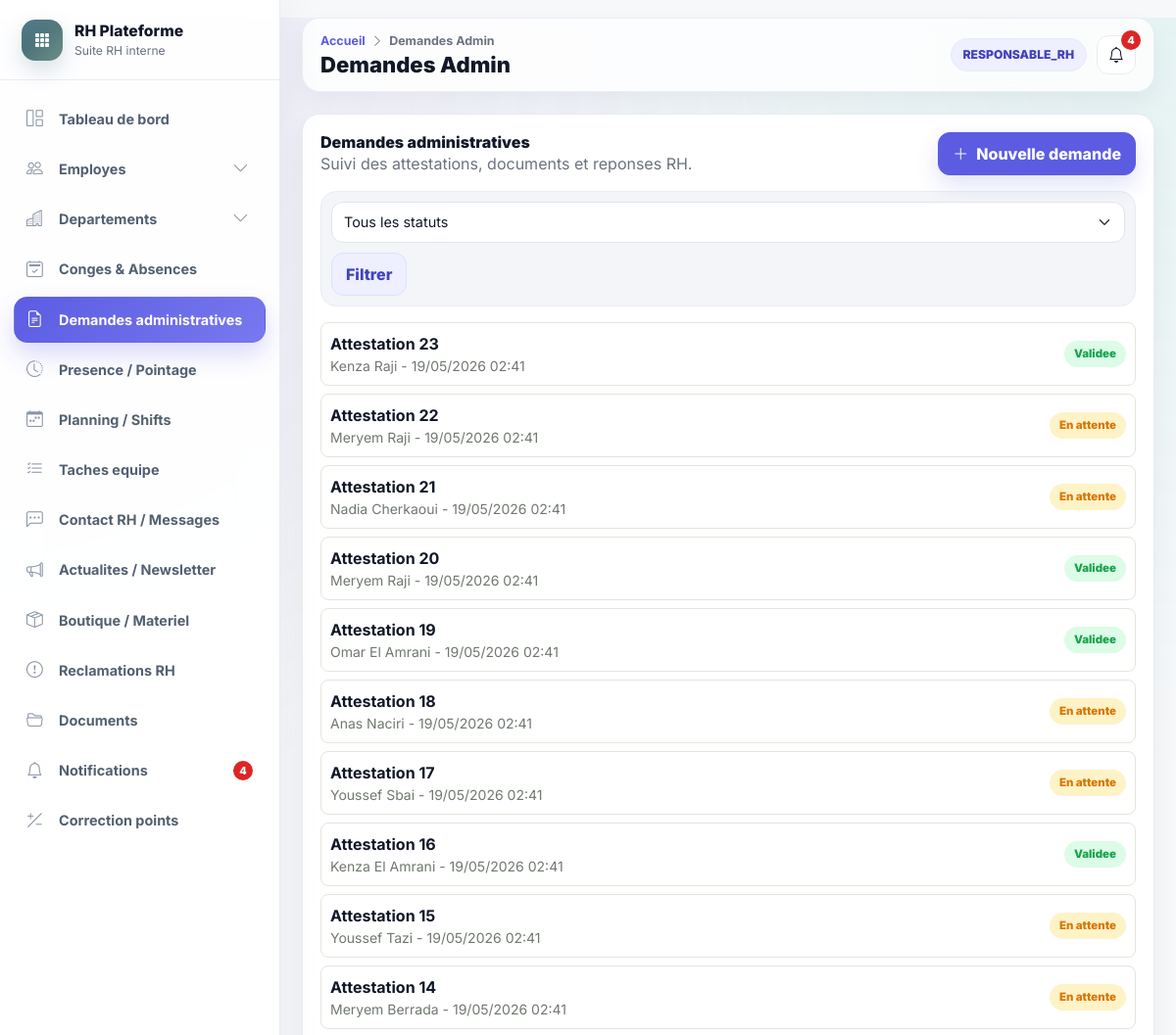
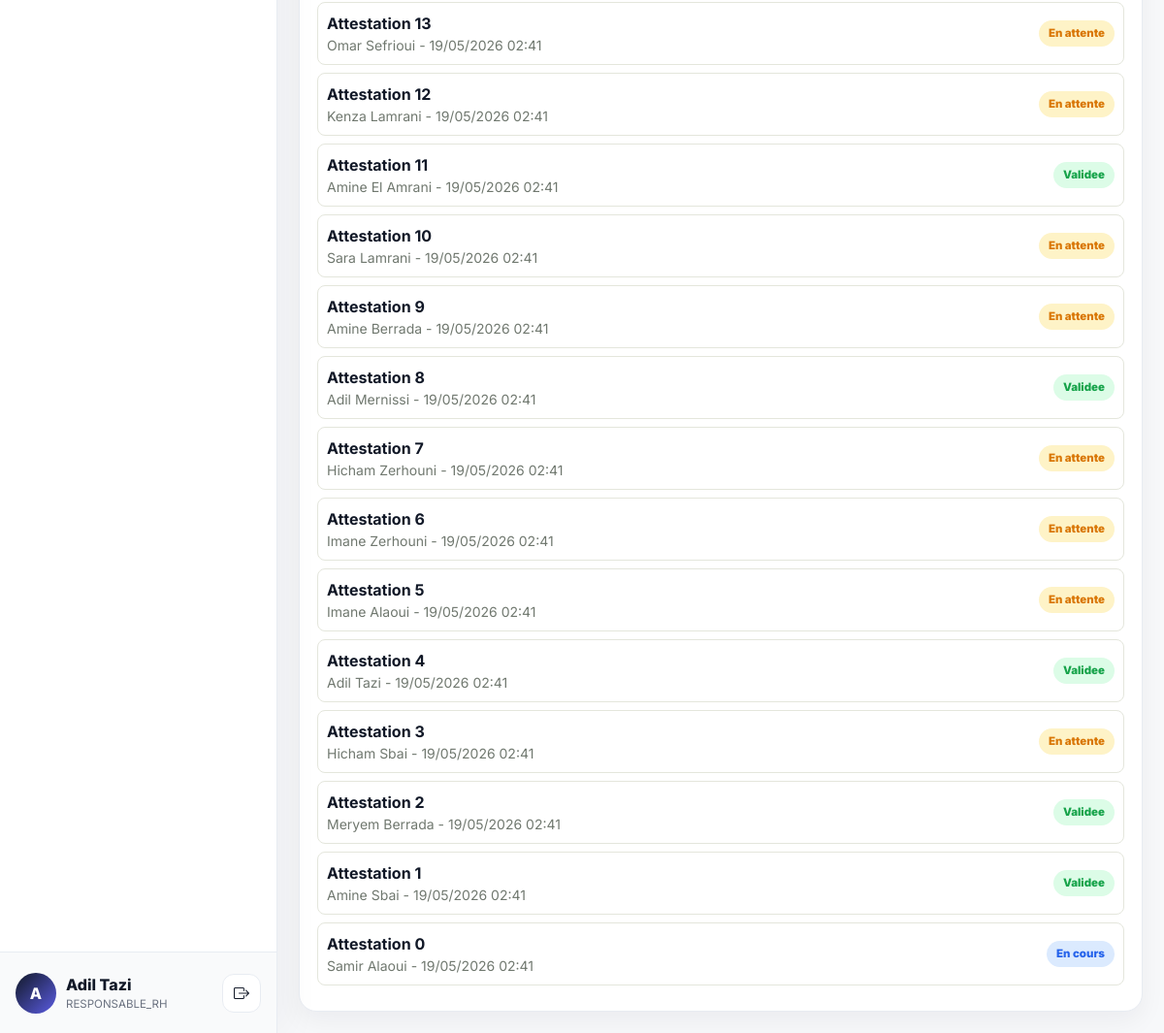
The app's page /demandes (signed in) with its own data (2 pictures, top to bottom).
### accounts/models.py (models this page shows, shortened)
class UtilisateurProfile(models.Model):
    user = models.OneToOneField(settings.AUTH_USER_MODEL, on_delete=models.CASCADE, related_name="profile")
    role = models.CharField(max_length=40, choices=Role.choices)
    actif = models.BooleanField(default=True)
    employe = models.OneToOneField(
        "hr.Employe",
        on_delete=models.SET_NULL,
        null=True,
        blank=True,
        related_name="utilisateur_profile",
    )
    class Meta:
        verbose_name = "Utilisateur"
        verbose_name_plural = "Utilisateurs"

### hr/models.py (models this page shows, shortened)
class Employe(models.Model):
    matricule = models.CharField(max_length=100, unique=True)
    nom = models.CharField(max_length=255)
    prenom = models.CharField(max_length=255)
    email = models.EmailField()
    telephone = models.CharField(max_length=80, blank=True)
    date_naissance = models.DateField(null=True, blank=True)
    date_embauche = models.DateField()
    adresse = models.TextField(blank=True)
    photo = models.ImageField(upload_to="uploads/photos/", null=True, blank=True)
    departement = models.ForeignKey(Departement, on_delete=models.SET_NULL, null=True, blank=True, related_name="employes")
    service = models.ForeignKey(Service, on_delete=models.SET_NULL, null=True, blank=True, related_name="employes")
    poste = models.ForeignKey(Poste, on_delete=models.SET_NULL, null=True, blank=True, related_name="employes")
    responsable = models.ForeignKey("self", on_delete=models.SET_NULL, null=True, blank=True, related_name="collaborateurs")
    localisation = models.CharField(max_length=255, blank=True, default="Casablanca")
    actif = models.BooleanField(default=True)
    created_at = models.DateTimeField(auto_now_add=True)
    updated_at = models.DateTimeField(auto_now=True)
    class Meta:
        ordering = ["nom", "prenom"]
    @property
    def nom_complet(self):
        return f"{self.prenom or ''} {self.nom or ''}".strip()

class DemandeAdministrative(models.Model):
    type_demande = models.CharField(max_length=255)
    description = models.TextField()
    statut = models.CharField(max_length=30, choices=StatutDemande.choices, default=StatutDemande.EN_ATTENTE)
    date_creation = models.DateTimeField(default=timezone.now)
    employe = models.ForeignKey(Employe, on_delete=models.CASCADE, related_name="demandes_administratives")
    traitee_par = models.ForeignKey(
        Employe,
        on_delete=models.SET_NULL,
        null=True,
        blank=True,
        related_name="demandes_admin_traitees",
    )
    date_traitement = models.DateTimeField(null=True, blank=True)
    reponse = models.TextField(blank=True)
    created_at = models.DateTimeField(auto_now_add=True)
    updated_at = models.DateTimeField(auto_now=True)
    class Meta:
        ordering = ["-date_creation"]

### hr/views.py (the view)
# urls.py: path("demandes", views.demandes_list, name="demandes_list"),
@login_required
def demandes_list(request):
    demandes = demandes_for_profile(profile(request))
    statut = request.GET.get("statut")
    if statut:
        demandes = demandes.filter(statut=statut)
    return render(request, "demandes/list.html", {"page_title": "Demandes Admin", "demandes": demandes, "statuts": StatutDemande.choices, "statut_filtre": statut})

### hr/views.py (called while the page is built)
def profile(request):
    return getattr(request.user, "profile", None)

def demandes_for_profile(user_profile):
    if not user_profile or not user_profile.employe:
        return DemandeAdministrative.objects.none()
    if user_profile.role in {Role.ADMIN, Role.RESPONSABLE_RH}:
        return DemandeAdministrative.objects.select_related("employe", "traitee_par").prefetch_related("documents")
    return DemandeAdministrative.objects.filter(employe=user_profile.employe).select_related("employe", "traitee_par").prefetch_related("documents")

### templates/demandes/list.html (shortened to what this page needs)
{% extends "base.html" %}
{% block content %}
<div class="panel">
    <div class="panel-header">
        <div><h3>Demandes administratives</h3><p class="mb-0">Suivi des attestations, documents et reponses RH.</p></div>
        <a href="{% url 'demande_create' %}" class="btn btn-accent"><i class="bi bi-plus-lg"></i> Nouvelle demande</a>
    </div>
    <form class="filter-row" method="get">
        <select class="form-select" name="statut">
            <option value="">Tous les statuts</option>
        </select>
        <button class="btn btn-outline-secondary">Filtrer</button>
    </form>
    {% for demande in demandes %}
        <details class="demande-detail mb-2">
            <summary>
                <div>
                    <strong>{{ demande.type_demande }}</strong>
                    <small>{{ demande.employe.nom_complet }} - {{ demande.date_creation|date:"d/m/Y H:i" }}</small>
                </div>
                <span class="status-badge status-{{ demande.statut }}">{{ demande.get_statut_display }}</span>
            </summary>
        </details>
    {% empty %}<div class="empty-state">Aucune demande administrative.</div>{% endfor %}
</div>
{% endblock %}

### templates/base.html (shortened to what this page needs)
{% load static message_tags %}
<!DOCTYPE html>
<html lang="fr">
<head>
    <link href="https://cdn.jsdelivr.net/npm/bootstrap@5.3.3/dist/css/bootstrap.min.css" rel="stylesheet">
    <link href="https://cdn.jsdelivr.net/npm/bootstrap-icons@1.11.3/font/bootstrap-icons.css" rel="stylesheet">
    <link rel="stylesheet" href="{% static 'css/main.css' %}?v=premium-rh-saas-1">
</head>
<body class="app-body">
<div class="app-shell">
    <aside id="sidebar" class="app-sidebar">
        <div class="sidebar-brand">
            <div class="brand-mark"><i class="bi bi-grid-3x3-gap-fill"></i></div>
            <div class="brand-copy">
                <div class="brand-title">RH Plateforme</div>
                <div class="brand-subtitle">Suite RH interne</div>
            </div>
        </div>
        <nav class="sidebar-nav" aria-label="Navigation principale">
            <a href="{% url 'dashboard' %}" class="sidebar-item nav-link" data-route="/dashboard"><i class="bi bi-grid-1x2"></i><span>Tableau de bord</span></a>
            <div class="sidebar-group" data-group-route="/employes">
                <button class="sidebar-item sidebar-parent nav-link {% if nav_module == 'employes' %}active{% endif %}" type="button" data-bs-toggle="collapse" data-bs-target="#menuEmployes" aria-expanded="{% if nav_module == 'employes' %}true{% else %}false{% endif %}">
                    <i class="bi bi-people"></i><span>Employes</span><i class="bi bi-chevron-down ms-auto"></i>
                </button>
            </div>
            {% if utilisateur_connecte.role == "ADMIN" or utilisateur_connecte.role == "RESPONSABLE_RH" %}
                <div class="sidebar-group" data-group-route="/departements">
                    <button class="sidebar-item sidebar-parent nav-link {% if nav_module == 'departements' %}active{% endif %}" type="button" data-bs-toggle="collapse" data-bs-target="#menuDepartements" aria-expanded="{% if nav_module == 'departements' %}true{% else %}false{% endif %}">
                        <i class="bi bi-buildings"></i><span>Departements</span><i class="bi bi-chevron-down ms-auto"></i>
                    </button>
                </div>
            {% endif %}
            <a href="{% url 'conges_list' %}" class="sidebar-item nav-link" data-route="/conges"><i class="bi bi-calendar2-check"></i><span>Conges & Absences</span></a>
            <a href="{% url 'demandes_list' %}" class="sidebar-item nav-link" data-route="/demandes"><i class="bi bi-file-earmark-text"></i><span>Demandes administratives</span></a>
            <a href="{% url 'attendance' %}" class="sidebar-item nav-link" data-route="/pointage"><i class="bi bi-clock-history"></i><span>Presence / Pointage</span></a>
            <a href="{% url 'planning' %}" class="sidebar-item nav-link" data-route="/planning"><i class="bi bi-calendar-week"></i><span>Planning / Shifts</span></a>
            <a href="{% url 'team_tasks' %}" class="sidebar-item nav-link" data-route="/taches"><i class="bi bi-list-check"></i><span>Taches equipe</span></a>
            <a href="{% url 'rh_messages' %}" class="sidebar-item nav-link" data-route="/messages-rh"><i class="bi bi-chat-left-dots"></i><span>Contact RH / Messages</span></a>
            <a href="{% url 'news_list' %}" class="sidebar-item nav-link" data-route="/actualites"><i class="bi bi-megaphone"></i><span>Actualites / Newsletter</span></a>
            <a href="{% url 'shop' %}" class="sidebar-item nav-link" data-route="/boutique"><i class="bi bi-box-seam"></i><span>Boutique / Materiel</span></a>
            <a href="{% url 'reclamations' %}" class="sidebar-item nav-link" data-route="/reclamations"><i class="bi bi-exclamation-circle"></i><span>Reclamations RH</span></a>
            <a href="{% url 'documents_list' %}" class="sidebar-item nav-link" data-route="/documents"><i class="bi bi-folder2-open"></i><span>Documents</span></a>
            <a href="{% url 'notifications_list' %}" class="sidebar-item nav-link nav-link-with-badge" data-route="/notifications">
                <i class="bi bi-bell"></i><span>Notifications</span>
                {% if notifications_non_lues > 0 %}<span class="nav-badge">{{ notifications_non_lues }}</span>{% endif %}
            </a>
            {% if utilisateur_connecte.role == "ADMIN" or utilisateur_connecte.role == "RESPONSABLE_RH" %}
                <a href="{% url 'manual_points' %}" class="sidebar-item nav-link" data-route="/points"><i class="bi bi-plus-slash-minus"></i><span>Correction points</span></a>
            {% endif %}
        </nav>
        <div class="sidebar-user">
            <div class="user-avatar"><span>{{ utilisateur_connecte.employe.prenom|first|default:"U" }}</span></div>
            <div class="user-meta">
                <div class="user-name">{{ utilisateur_connecte.employe.nom_complet|default:"Utilisateur" }}</div>
                <div class="user-role">{{ utilisateur_connecte.role|default:"Session" }}</div>
            </div>
            <form action="{% url 'logout' %}" method="post" class="ms-auto">
                <button type="submit" class="btn btn-rh-icon" title="Se deconnecter"><i class="bi bi-box-arrow-right"></i></button>
            </form>
        </div>
    </aside>
    <main id="main-content" class="app-main">
        <nav class="app-topbar">
            <div class="page-header">
                <div class="breadcrumb-line">
                    <a href="{% url 'dashboard' %}">Accueil</a>
                    <i class="bi bi-chevron-right"></i>
                    <span>{{ page_title|default:"Page" }}</span>
                </div>
                <h1 class="page-title">{{ page_title|default:"Page" }}</h1>
            </div>
            <div class="topbar-actions">
                <span class="role-pill">{{ utilisateur_connecte.role|default:"Utilisateur" }}</span>
                <a href="{% url 'notifications_list' %}" class="btn btn-rh-icon position-relative" title="Notifications">
                    <i class="bi bi-bell"></i>
                    {% if notifications_non_lues > 0 %}<span class="topbar-badge">{{ notifications_non_lues }}</span>{% endif %}
                </a>
            </div>
        </nav>
        <div class="app-content">
            {% block content %}{% endblock %}
        </div>
    </main>
</div>
</body>
</html>

### records on screen
UtilisateurProfile: employe.prenom|first "A", employe.nom_complet "Adil Tazi", role "RESPONSABLE_RH"
DemandeAdministrative: type_demande "Attestation 23", employe.nom_complet "Kenza Raji", date_creation "19/05/2026 02:41", statut "Validee"
DemandeAdministrative: type_demande "Attestation 22", employe.nom_complet "Meryem Raji", date_creation "19/05/2026 02:41", statut "En attente"
DemandeAdministrative: type_demande "Attestation 21", employe.nom_complet "Nadia Cherkaoui", date_creation "19/05/2026 02:41", statut "En attente"
DemandeAdministrative: type_demande "Attestation 20", employe.nom_complet "Meryem Raji", date_creation "19/05/2026 02:41", statut "Validee"
DemandeAdministrative: type_demande "Attestation 19", employe.nom_complet "Omar El Amrani", date_creation "19/05/2026 02:41", statut "Validee"
DemandeAdministrative: type_demande "Attestation 18", employe.nom_complet "Anas Naciri", date_creation "19/05/2026 02:41", statut "En attente"
DemandeAdministrative: type_demande "Attestation 17", employe.nom_complet "Youssef Sbai", date_creation "19/05/2026 02:41", statut "En attente"
DemandeAdministrative: type_demande "Attestation 16", employe.nom_complet "Kenza El Amrani", date_creation "19/05/2026 02:41", statut "Validee"
DemandeAdministrative: type_demande "Attestation 15", employe.nom_complet "Youssef Tazi", date_creation "19/05/2026 02:41", statut "En attente"
DemandeAdministrative: type_demande "Attestation 14", employe.nom_complet "Meryem Berrada", date_creation "19/05/2026 02:41", statut "En attente"
DemandeAdministrative: type_demande "Attestation 13", employe.nom_complet "Omar Sefrioui", date_creation "19/05/2026 02:41", statut "En attente"
DemandeAdministrative: type_demande "Attestation 12", employe.nom_complet "Kenza Lamrani", date_creation "19/05/2026 02:41", statut "En attente"
DemandeAdministrative: type_demande "Attestation 11", employe.nom_complet "Amine El Amrani", date_creation "19/05/2026 02:41", statut "Validee"
DemandeAdministrative: type_demande "Attestation 10", employe.nom_complet "Sara Lamrani", date_creation "19/05/2026 02:41", statut "En attente"
DemandeAdministrative: type_demande "Attestation 9", employe.nom_complet "Amine Berrada", date_creation "19/05/2026 02:41", statut "En attente"
DemandeAdministrative: type_demande "Attestation 8", employe.nom_complet "Adil Mernissi", date_creation "19/05/2026 02:41", statut "Validee"
DemandeAdministrative: type_demande "Attestation 7", employe.nom_complet "Hicham Zerhouni", date_creation "19/05/2026 02:41", statut "En attente"
DemandeAdministrative: type_demande "Attestation 6", employe.nom_complet "Imane Zerhouni", date_creation "19/05/2026 02:41", statut "En attente"
DemandeAdministrative: type_demande "Attestation 5", employe.nom_complet "Imane Alaoui", date_creation "19/05/2026 02:41", statut "En attente"
DemandeAdministrative: type_demande "Attestation 4", employe.nom_complet "Adil Tazi", date_creation "19/05/2026 02:41", statut "Validee"
DemandeAdministrative: type_demande "Attestation 3", employe.nom_complet "Hicham Sbai", date_creation "19/05/2026 02:41", statut "En attente"
DemandeAdministrative: type_demande "Attestation 2", employe.nom_complet "Meryem Berrada", date_creation "19/05/2026 02:41", statut "Validee"
DemandeAdministrative: type_demande "Attestation 1", employe.nom_complet "Amine Sbai", date_creation "19/05/2026 02:41", statut "Validee"
DemandeAdministrative: type_demande "Attestation 0", employe.nom_complet "Samir Alaoui", date_creation "19/05/2026 02:41", statut "En cours"

### other values on screen
{{ notifications_non_lues }} "4"
{{ page_title|default:"Page" }} "Demandes Admin"
